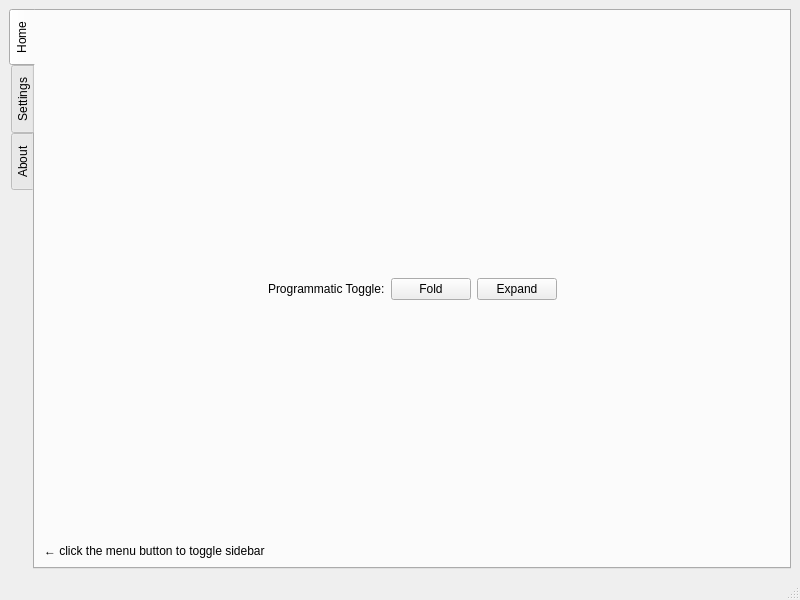
<?xml version="1.0" encoding="UTF-8"?>
<ui version="4.0">
 <class>MainWindow</class>
 <widget class="QMainWindow" name="MainWindow">
  <property name="geometry">
   <rect>
    <x>0</x>
    <y>0</y>
    <width>800</width>
    <height>600</height>
   </rect>
  </property>
  <property name="windowTitle">
   <string>MainWindow</string>
  </property>
  <widget class="QWidget" name="centralwidget">
   <layout class="QVBoxLayout" name="verticalLayout">
    <item>
     <widget class="SideTabWidget" name="sidetab">
      <property name="tabPosition">
       <enum>QTabWidget::West</enum>
      </property>
      <property name="currentIndex">
       <number>0</number>
      </property>
      <property name="usesScrollButtons">
       <bool>true</bool>
      </property>
      <property name="documentMode">
       <bool>false</bool>
      </property>
      <property name="tabBarAutoHide">
       <bool>false</bool>
      </property>
      <widget class="QWidget" name="tab_home">
       <attribute name="icon">
        <iconset theme=":/icons/home"/>
       </attribute>
       <attribute name="title">
        <string>Home</string>
       </attribute>
       <layout class="QVBoxLayout" name="verticalLayout_2">
        <item>
         <spacer name="verticalSpacer">
          <property name="orientation">
           <enum>Qt::Vertical</enum>
          </property>
          <property name="sizeHint" stdset="0">
           <size>
            <width>20</width>
            <height>40</height>
           </size>
          </property>
         </spacer>
        </item>
        <item>
         <widget class="QLabel" name="label_foldState">
          <property name="text">
           <string/>
          </property>
          <property name="alignment">
           <set>Qt::AlignCenter</set>
          </property>
         </widget>
        </item>
        <item>
         <layout class="QHBoxLayout" name="horizontalLayout">
          <item>
           <spacer name="horizontalSpacer">
            <property name="orientation">
             <enum>Qt::Horizontal</enum>
            </property>
            <property name="sizeHint" stdset="0">
             <size>
              <width>40</width>
              <height>20</height>
             </size>
            </property>
           </spacer>
          </item>
          <item>
           <widget class="QLabel" name="label_toggle_prompt">
            <property name="text">
             <string>Programmatic Toggle:</string>
            </property>
           </widget>
          </item>
          <item>
           <widget class="QPushButton" name="btn_fold">
            <property name="text">
             <string>Fold</string>
            </property>
           </widget>
          </item>
          <item>
           <widget class="QPushButton" name="btn_expand">
            <property name="text">
             <string>Expand</string>
            </property>
           </widget>
          </item>
          <item>
           <spacer name="horizontalSpacer_2">
            <property name="orientation">
             <enum>Qt::Horizontal</enum>
            </property>
            <property name="sizeHint" stdset="0">
             <size>
              <width>40</width>
              <height>20</height>
             </size>
            </property>
           </spacer>
          </item>
         </layout>
        </item>
        <item>
         <spacer name="verticalSpacer_2">
          <property name="orientation">
           <enum>Qt::Vertical</enum>
          </property>
          <property name="sizeHint" stdset="0">
           <size>
            <width>20</width>
            <height>40</height>
           </size>
          </property>
         </spacer>
        </item>
        <item>
         <widget class="QLabel" name="label_click_toggle_prompt">
          <property name="text">
           <string>← click the menu button to toggle sidebar</string>
          </property>
         </widget>
        </item>
       </layout>
      </widget>
      <widget class="QWidget" name="tab_settings">
       <attribute name="icon">
        <iconset theme=":/icons/settings"/>
       </attribute>
       <attribute name="title">
        <string>Settings</string>
       </attribute>
      </widget>
      <widget class="QWidget" name="tab_about">
       <attribute name="icon">
        <iconset theme=":/icons/info"/>
       </attribute>
       <attribute name="title">
        <string>About</string>
       </attribute>
      </widget>
     </widget>
    </item>
   </layout>
  </widget>
  <widget class="QMenuBar" name="menubar">
   <property name="geometry">
    <rect>
     <x>0</x>
     <y>0</y>
     <width>800</width>
     <height>21</height>
    </rect>
   </property>
  </widget>
  <widget class="QStatusBar" name="statusbar"/>
 </widget>
 <customwidgets>
  <customwidget>
   <class>SideTabWidget</class>
   <extends>QTabWidget</extends>
   <header>QoreWidgets.h</header>
   <container>1</container>
  </customwidget>
 </customwidgets>
 <resources/>
 <connections/>
</ui>
